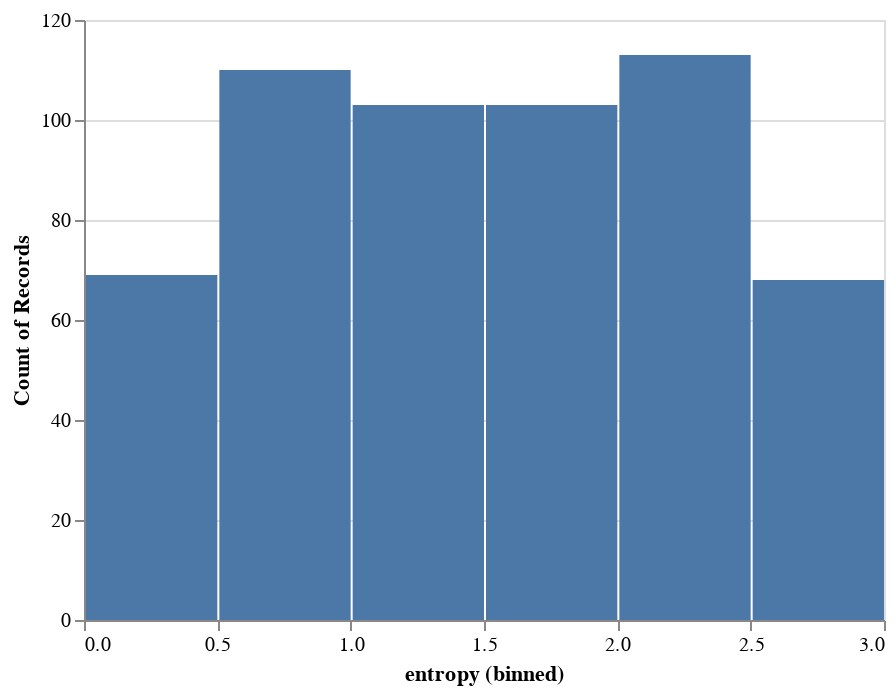

Source (notebook cell):
### Code cell
alt.Chart(entropy).mark_bar().encode(
    x=alt.X("entropy:Q", bin=True),
    y="count():Q"
)

### Figure 1 — Vega-Lite specification as saved in the notebook (floating-point values rounded to 4 significant figures; data arrays with more than 128 entries replaced by an {"elided": "..."} marker saying what was removed)
{"$schema": "https://vega.github.io/schema/vega-lite/v3.3.0.json", "config": {"mark": {"tooltip": null}, "view": {"height": 300, "width": 400}}, "data": {"name": "data-14fdc8a3248816ff61b03ad5dfa65b0b"}, "datasets": {"data-14fdc8a3248816ff61b03ad5dfa65b0b": {"elided": "566 records"}}, "encoding": {"x": {"bin": true, "field": "entropy", "type": "quantitative"}, "y": {"aggregate": "count", "type": "quantitative"}}, "mark": "bar"}
